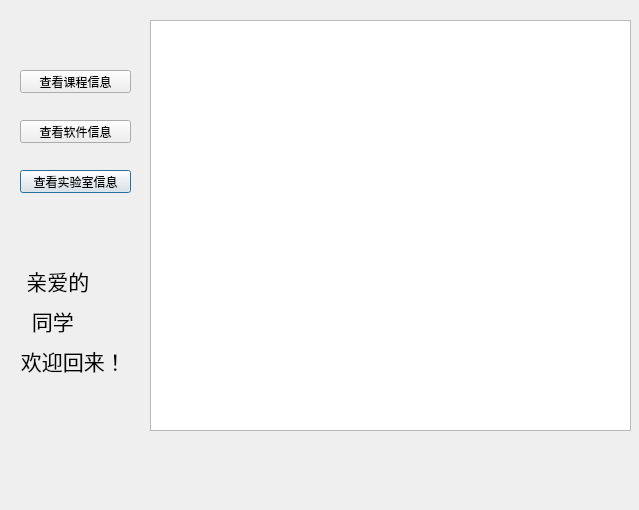
<?xml version="1.0" encoding="UTF-8"?>
<ui version="4.0">
 <class>Dialog</class>
 <widget class="QDialog" name="Dialog">
  <property name="geometry">
   <rect>
    <x>0</x>
    <y>0</y>
    <width>639</width>
    <height>510</height>
   </rect>
  </property>
  <property name="windowTitle">
   <string>Dialog</string>
  </property>
  <widget class="QPushButton" name="pushButton">
   <property name="geometry">
    <rect>
     <x>20</x>
     <y>170</y>
     <width>111</width>
     <height>23</height>
    </rect>
   </property>
   <property name="font">
    <font>
     <family>微软雅黑</family>
    </font>
   </property>
   <property name="text">
    <string>查看实验室信息</string>
   </property>
  </widget>
  <widget class="QPushButton" name="pushButton_2">
   <property name="geometry">
    <rect>
     <x>20</x>
     <y>70</y>
     <width>111</width>
     <height>23</height>
    </rect>
   </property>
   <property name="font">
    <font>
     <family>微软雅黑</family>
    </font>
   </property>
   <property name="text">
    <string>查看课程信息</string>
   </property>
  </widget>
  <widget class="QPushButton" name="pushButton_5">
   <property name="geometry">
    <rect>
     <x>20</x>
     <y>120</y>
     <width>111</width>
     <height>23</height>
    </rect>
   </property>
   <property name="font">
    <font>
     <family>微软雅黑</family>
    </font>
   </property>
   <property name="text">
    <string>查看软件信息</string>
   </property>
  </widget>
  <widget class="QTableView" name="tableView">
   <property name="geometry">
    <rect>
     <x>150</x>
     <y>20</y>
     <width>481</width>
     <height>411</height>
    </rect>
   </property>
  </widget>
  <widget class="QLabel" name="label">
   <property name="geometry">
    <rect>
     <x>10</x>
     <y>340</y>
     <width>131</width>
     <height>41</height>
    </rect>
   </property>
   <property name="font">
    <font>
     <family>楷体</family>
     <pointsize>16</pointsize>
    </font>
   </property>
   <property name="text">
    <string>  欢迎回来！</string>
   </property>
  </widget>
  <widget class="QLabel" name="label_2">
   <property name="geometry">
    <rect>
     <x>10</x>
     <y>300</y>
     <width>131</width>
     <height>41</height>
    </rect>
   </property>
   <property name="font">
    <font>
     <family>楷体</family>
     <pointsize>16</pointsize>
    </font>
   </property>
   <property name="text">
    <string>    同学</string>
   </property>
  </widget>
  <widget class="QLabel" name="label_3">
   <property name="geometry">
    <rect>
     <x>10</x>
     <y>260</y>
     <width>131</width>
     <height>41</height>
    </rect>
   </property>
   <property name="font">
    <font>
     <family>楷体</family>
     <pointsize>16</pointsize>
    </font>
   </property>
   <property name="text">
    <string>   亲爱的</string>
   </property>
  </widget>
 </widget>
 <resources/>
 <connections/>
</ui>
